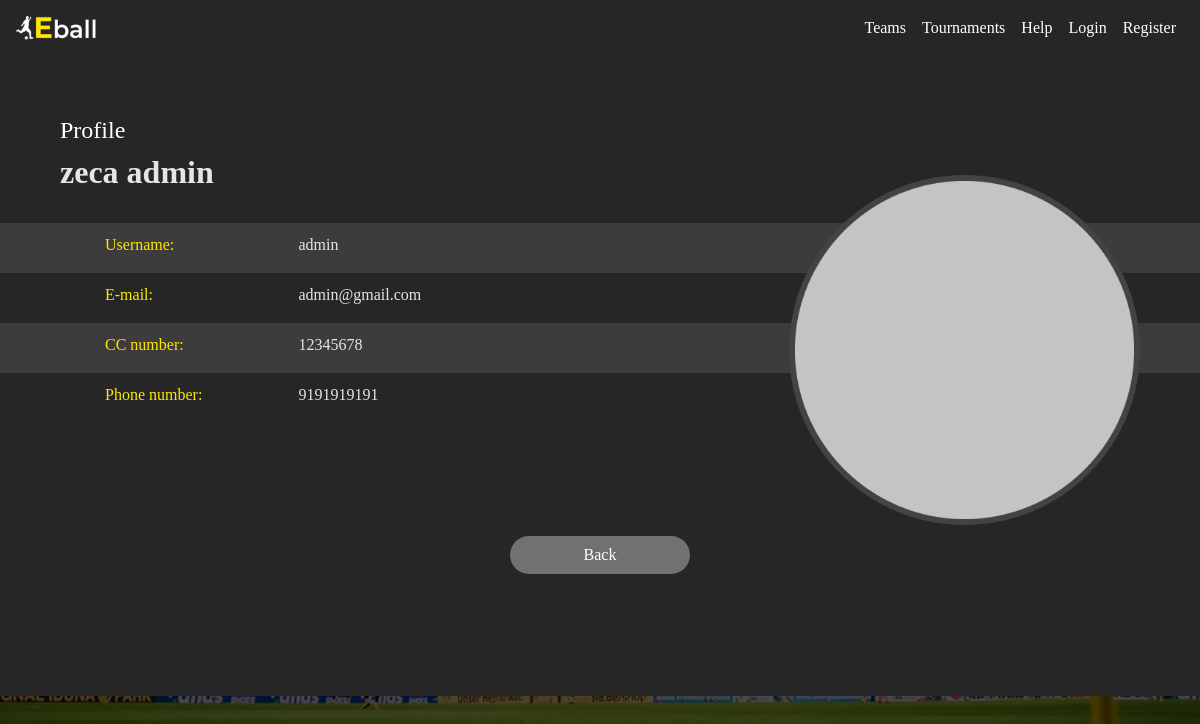
/profile/admin, run on the app's committed database.
### appEball/models.py (models this page shows, shortened)
class CustomUser(AbstractUser):
    email = models.EmailField(max_length=255, unique=True, blank=False)
    firstName = models.CharField(max_length=100, blank=False)
    lastName = models.CharField(max_length=100, blank=False)
    ccNumber = models.IntegerField(unique=True, blank=False)
    phoneNumber = models.IntegerField(unique=True, blank=False)
    profileImg = models.ImageField(upload_to="images")
    isAccepted = models.BooleanField(default=False)
    isPageAdmin = models.BooleanField(default=False)
    isTournamentManager = models.BooleanField(default=False)
    isCaptain = models.BooleanField(default=False)
    USERNAME_FIELD = 'email'
    REQUIRED_FIELDS = ['username', 'firstName', 'lastName', 'ccNumber', 'phoneNumber']
    class Meta:
        db_table = 'User'
        verbose_name = 'User'
        verbose_name_plural = 'Users'
        ordering = ["-username"]

### appEball/views.py (the view)
# urls.py: path('profile/<str:username>', views.user_profile, name='userProfile'),
def user_profile(request, username):
	requestedUser = CustomUser.objects.get(username=username)
	return render(request, 'appEball/user_profile.html', {'requestedUser':requestedUser})

### appEball/templates/appEball/user_profile.html
{% extends 'appEball/base_with_grey_background.html' %}
{% load static %}
{% block css %}
    <link rel="stylesheet" type="text/css" href="{% static 'appEball/css/user_profile.css' %}">
{% endblock %}
{% block content2 %}
	<div class="content" id="profileContent">
		<h4 id="profileTitle">Profile</h4>
		<h2 id="userTitle"><strong>{{ requestedUser.firstName }} {{ requestedUser.lastName }}</strong></h2>
		<div class="col" id="profileCol">
			<div class="row" id="row1">
				<div class="col-sm-2">
					<p class="userLabel line">Username:</p>
				</div>
				<div class="col">
					<p class="userInfo line">{{ requestedUser.username }}</p>
				</div>
			</div>
			<div class="row" id="row2">
				<div class="col-sm-2">
					<p class="userLabel line">E-mail:</p>
				</div>
				<div class="col">
					<p class="userInfo line">{{ requestedUser.email }}</p>
				</div>
			</div>
			<div class="row"  id="row1">
				<div class="col-sm-2">
					<p class="userLabel line">CC number:</p>
				</div>
				<div class="col">
					<p class="userInfo line">{{ requestedUser.ccNumber }}</p>
				</div>
			</div>
			<div class="row" id="row2">
				<div class="col-sm-2">
					<p class="userLabel line">Phone number:</p>
				</div>
				<div class="col">
					<p class="userInfo line">{{ requestedUser.phoneNumber }}</p>
				</div>
			</div>
			{% if user == requestedUser %}
				<div class="row" id="row1">
					<div class="col-sm-2">
						<p class="userLabel line">Next match:</p>
					</div>
					<div class="col">
						<p class="userInfo line"></p>
					</div>
				</div>
				<div class="row">
					<div class="col" align='right'>
						<a class="btn rounded-pill btn-block" href="{% url 'appEball:editUserProfile' user.username %}">Edit Profile</a>
					</div>
					<div class="col" align='left'>
						<a class="btn rounded-pill btn-block" href={{request.META.HTTP_REFERER}}>Back</a>
					</div>
				</div>
			{% else %}
				<div class="row" id="row2">
				</div>
				<div class="row">
					<div class="col" align='center'>
						<a class="btn rounded-pill" href={{request.META.HTTP_REFERER}}>Back</a>
					</div>
				</div>
			{% endif %}
		</div>
		<div class="col" id="colImg" align="right">
			<a href="">
				{% if requestedUser.profileImg.url is not none %}
					<img src="{{ requestedUser.profileImg.url }}" height="350px" alt="">
				{% else %}
					<img src="{% static 'appEball/assets/photo1.png' %}" height="350px" alt="">
				{% endif %}
			</a>
		</div>
	</div>
{% endblock %}

### appEball/static/appEball/css/base.css (style rules this page uses)
html { background-image: url("../assets/home_page.jpg"); background-color: #262626; background-blend-mode: overlay; height: 100%; background-position: center; background-repeat: no-repeat; background-size: cover; }

### appEball/static/appEball/css/user_profile.css (style rules this page uses)
* { font-family: "lucidaSans"; }
html { overflow-x: hidden; }
body { background-color: transparent; }
#profileTitle { margin-left: 5%; margin-top: 5%; color: white; }
#userTitle { margin-left: 5%; color: #E5E5E5; }
#profileCol { position: absolute; margin-top: 2%; }
.row { padding-top: 10px; padding-right: 60px; padding-left: 60px; text-align: justify; }
#row1 { height: 50px; background-color: #3D3B3B; }
#row2 { height: 50px; }
.userLabel { color: #FFE603; margin-left: 30px; }
.userInfo { color: #E5E5E5; margin-left: 5%; }
#colImg { position: absolute; z-index: 1; padding-right: 5%; margin-top: -2%; }
.btn { background-color: #727070; color: white; width: 180px; margin-top: 5%; z-index: 2; }

### data on the page
CustomUser: firstName "zeca", lastName "admin", username "admin", email "admin@gmail.com", ccNumber "12345678", phoneNumber "9191919191"
